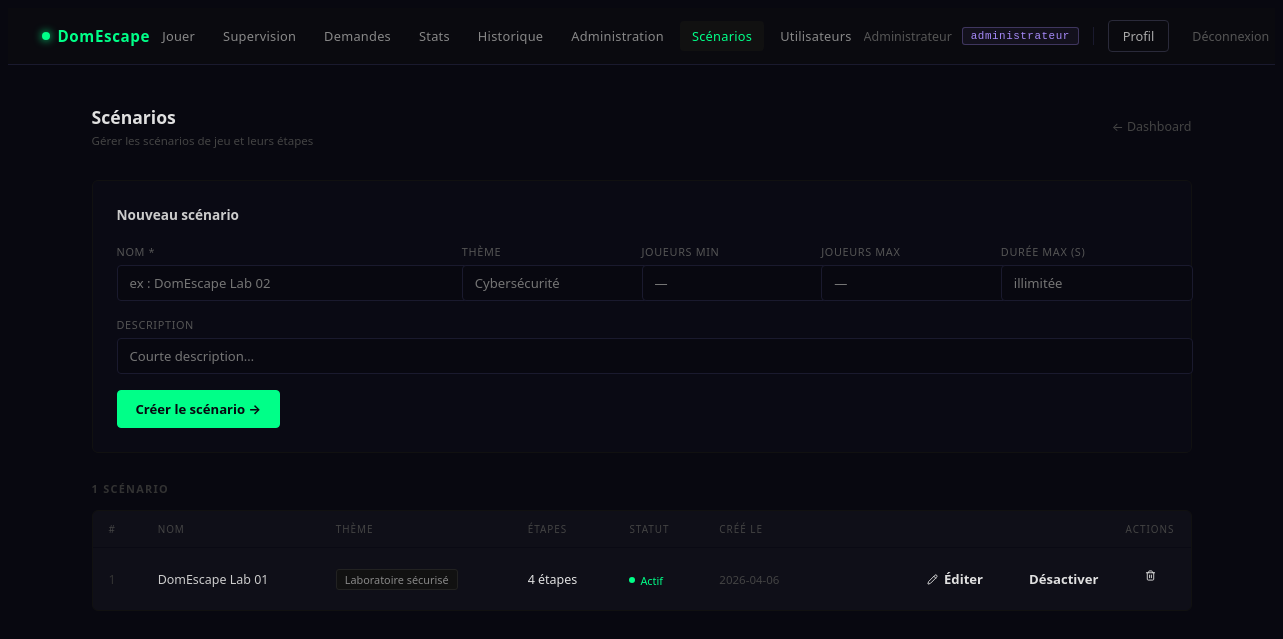
The app's page /admin/scenarios.php (signed in) with its own data.
### tables this page shows
CREATE TABLE scenario (
    id_scenario        INT AUTO_INCREMENT PRIMARY KEY,
    nom_scenario       VARCHAR(150) NOT NULL,
    description        TEXT,
    theme              VARCHAR(100),
    actif              BOOLEAN      DEFAULT TRUE,
    nb_joueurs_min     INT          NULL,    
    nb_joueurs_max     INT          NULL,    
    duree_max_secondes INT          NULL,    
    cree_le            TIMESTAMP    DEFAULT CURRENT_TIMESTAMP
);

### admin/scenarios.php (the view, shortened to what this page needs)
<?php
$pdo     = getDB();
$scenarios = $pdo->query("
    SELECT s.*, COUNT(e.id_etape) AS nb_etapes
    FROM scenario s
    LEFT JOIN etape e ON s.id_scenario = e.id_scenario
    GROUP BY s.id_scenario
    ORDER BY s.cree_le DESC
")->fetchAll();
?>
<!DOCTYPE html>
<html lang="fr">
<head>
    <link rel="stylesheet" href="/domescape/assets/css/components.css">
</head>
<body>
<?php require_once __DIR__ . '/../partials/nav.php'; ?>
<div class="admin-wrap">
    <div class="admin-header">
        <div>
            <h1>Scénarios</h1>
            <p>Gérer les scénarios de jeu et leurs étapes</p>
        </div>
        <a href="/domescape/admin/dashboard.php" style="font-size:.78rem; color:#444; text-decoration:none;">← Dashboard</a>
    </div>
    <div class="create-panel">
        <h2>Nouveau scénario</h2>
        <form method="POST">
            <div class="form-row-5">
                <div class="form-group">
                    <label>Nom *</label>
                    <input type="text" name="nom_scenario" placeholder="ex : DomEscape Lab 02" maxlength="150" required>
                </div>
                <div class="form-group">
                    <label>Thème</label>
                    <input type="text" name="theme" placeholder="Cybersécurité" maxlength="100">
                </div>
                <div class="form-group">
                    <label>Joueurs min</label>
                    <input type="number" name="nb_joueurs_min" placeholder="—" min="1" max="99">
                </div>
                <div class="form-group">
                    <label>Joueurs max</label>
                    <input type="number" name="nb_joueurs_max" placeholder="—" min="1" max="99">
                </div>
                <div class="form-group">
                    <label>Durée max (s)</label>
                    <input type="number" name="duree_max_secondes" placeholder="illimitée" min="60" max="86400">
                </div>
            </div>
            <div class="form-group" style="margin-bottom:16px;">
                <label>Description</label>
                <input type="text" name="description" placeholder="Courte description…" maxlength="500">
            </div>
            <button type="submit" class="btn btn-primary btn-create">Créer le scénario →</button>
        </form>
    </div>
    <div class="section-label"><?= count($scenarios) ?> scénario<?= count($scenarios) != 1 ? 's' : '' ?></div>
    <div class="panel">
        <?php if (empty($scenarios)): ?>
            <div style="padding:32px; text-align:center; color:#333; font-size:.8rem;">Aucun scénario. Créez-en un ci-dessus.</div>
        <?php else: ?>
        <div style="overflow-x:auto;">
        <table>
            <thead>
                <tr>
                    <th>#</th>
                    <th>Nom</th>
                    <th>Thème</th>
                    <th>Étapes</th>
                    <th>Statut</th>
                    <th>Créé le</th>
                    <th style="text-align:right;">Actions</th>
                </tr>
            </thead>
            <tbody>
            <?php foreach ($scenarios as $s): ?>
                <tr>
                    <td style="color:#333;"><?= (int)$s['id_scenario'] ?></td>
                    <td style="color:#ccc; font-weight:500;"><?= htmlspecialchars($s['nom_scenario'], ENT_QUOTES, 'UTF-8') ?></td>
                    <td>
                        <?php if ($s['theme']): ?>
                            <span style="font-size:.68rem; color:#888; background:#111; border:1px solid #222; padding:2px 8px; border-radius:3px;">
                                <?= htmlspecialchars($s['theme'], ENT_QUOTES, 'UTF-8') ?>
                            </span>
                        <?php else: ?>
                            <span style="color:#333;">—</span>
                        <?php endif; ?>
                    </td>
                    <td style="color:<?= $s['nb_etapes'] > 0 ? '#e0e0e0' : '#444' ?>;">
                        <?= (int)$s['nb_etapes'] ?> étape<?= $s['nb_etapes'] != 1 ? 's' : '' ?>
                    </td>
                    <td>
                        <?php if ($s['actif']): ?>
                            <span class="active-badge">
                                <span class="dot" style="background:#00ff88;"></span>
                                <span style="color:#00ff88;">Actif</span>
                            </span>
                        <?php endif; ?>
                    </td>
                    <td style="color:#444; font-size:.72rem;"><?= htmlspecialchars(substr($s['cree_le'], 0, 10), ENT_QUOTES, 'UTF-8') ?></td>
                    <td>
                        <div style="display:flex; gap:8px; justify-content:flex-end;">
                            <a href="/domescape/admin/scenario_edit.php?id=<?= (int)$s['id_scenario'] ?>" class="btn btn-action btn-edit">
                                <i data-lucide="pencil" style="width:11px;height:11px;"></i> Éditer
                            </a>
                            <form method="POST" style="display:inline;">
                                <button type="submit" class="btn btn-action <?= $s['actif'] ? 'btn-toggle-on' : 'btn-toggle-off' ?>">
                                    <?= $s['actif'] ? 'Désactiver' : 'Activer' ?>
                                </button>
                            </form>
                            <form method="POST" style="display:inline;" onsubmit="return confirm('Supprimer ce scénario et toutes ses étapes ?');">
                                <button type="submit" class="btn btn-action btn-delete">
                                    <i data-lucide="trash-2" style="width:11px;height:11px;"></i>
                                </button>
                            </form>
                        </div>
                    </td>
                </tr>
            <?php endforeach; ?>
            </tbody>
        </table>
        </div>
        <?php endif; ?>
    </div>
</div>
</body>
</html>

### assets/css/components.css (style rules this page uses)
:root { --accent: #00ff88; --accent-dark: #00cc6a; --bg-base: #080810; --bg-card: #0f0f18; --bg-input: #0d0d16; --border: #1a1a2e; --border-dim: #111; --text: #e0e0e0; --muted: #555; --dim: #333; --blue: #60a5fa; --purple: #a78bfa; --red: #ff4444; --yellow: #f0c040; }
.btn { display: inline-flex; align-items: center; justify-content: center; gap: 6px; font-family: system-ui, -apple-system, 'Segoe UI', sans-serif; font-size: .82rem; font-weight: 700; padding: 9px 18px; border-radius: 4px; border: 1px solid transparent; background: transparent; color: inherit; cursor: pointer; text-decoration: none; transition: background .15s, border-color .15s, color .15s; white-space: nowrap; }
.btn-primary { background: var(--accent, #00ff88); color: #080810; border-color: var(--accent, #00ff88); }
.section-label { font-size: .68rem; font-weight: 700; letter-spacing: .12em; text-transform: uppercase; color: var(--dim, #333); margin-bottom: 14px; }
.admin-wrap { max-width: 1100px; margin: 0 auto; padding: 40px 24px 80px; }
.admin-header { display: flex; justify-content: space-between; align-items: center; margin-bottom: 32px; }
.admin-header h1 { font-size: 1.1rem; font-weight: 700; margin: 0; color: #e0e0e0; }
.admin-header p { font-size: .72rem; color: #444; margin: 4px 0 0; }
.panel { background: #0f0f18; border: 1px solid #111; border-radius: 6px; margin-bottom: 24px; overflow: hidden; }

### admin/scenarios.php (style rules this page uses)
body { background: #080810; color: #e0e0e0; font-family: system-ui, -apple-system, 'Segoe UI', sans-serif; min-height: 100vh; }
a { color: #00ff88; }
.admin-wrap { max-width: 1100px; margin: 0 auto; padding: 40px 24px 80px; }
.admin-header { display: flex; justify-content: space-between; align-items: center; margin-bottom: 32px; }
.admin-header h1 { font-size: 1.1rem; font-weight: 700; margin: 0; color: #e0e0e0; }
.admin-header p { font-size: .72rem; color: #444; margin: 4px 0 0; }
.section-label { font-size: .65rem; letter-spacing: .12em; color: #444; text-transform: uppercase; margin-bottom: 14px; }
.panel { background: #0f0f18; border: 1px solid #111; border-radius: 6px; margin-bottom: 24px; overflow: hidden; }
table { width: 100%; border-collapse: collapse; font-size: .78rem; }
th { font-size: .62rem; letter-spacing: .1em; color: #444; text-transform: uppercase; padding: 11px 16px; text-align: left; font-weight: normal; border-bottom: 1px solid #0a0a14; }
td { padding: 12px 16px; border-bottom: 1px solid #0a0a14; vertical-align: middle; }
tbody tr:last-child td { border-bottom: none; }
.btn-action { padding: 5px 11px; font-size: .72rem; gap: 5px; }
.btn-edit { color: #60a5fa; border-color: rgba(96,165,250,.3); }
.btn-toggle-on { color: #00ff88; border-color: rgba(0,255,136,.3); }
.btn-delete { color: #ff4444; border-color: rgba(255,68,68,.2); }
.active-badge { display: inline-flex; align-items: center; gap: 5px; font-size: .68rem; }
.dot { width: 6px; height: 6px; border-radius: 50%; flex-shrink: 0; }
.create-panel { background: #0a0a14; border: 1px solid #111; border-radius: 6px; padding: 24px; margin-bottom: 28px; }
.create-panel h2 { font-size: .85rem; font-weight: 700; color: #ccc; margin: 0 0 20px; }
.form-row-5 { display: grid; grid-template-columns: 2fr 1fr 1fr 1fr 1fr; gap: 14px; margin-bottom: 16px; }
.form-group label { font-size: .68rem; color: #555; letter-spacing: .06em; text-transform: uppercase; display: block; margin-bottom: 6px; }
.form-group input, .form-group textarea { width: 100%; background: #080810; border: 1px solid #1a1a2e; color: #e0e0e0; font-family: system-ui, -apple-system, 'Segoe UI', sans-serif; font-size: .82rem; padding: 8px 12px; border-radius: 4px; outline: none; transition: border-color .15s; }
.btn-create { font-size: .8rem; padding: 9px 20px; }

### records on screen
scenario: id_scenario "1", nom_scenario "DomEscape Lab 01", theme "Laboratoire sécurisé", nb_etapes "4", actif 1 (drawn), cree_le "2026-04-06"

### other values on screen
$_nav_user['nom'] "Administrateur"
$primaryRole "administrateur"
count($scenarios) "1"
